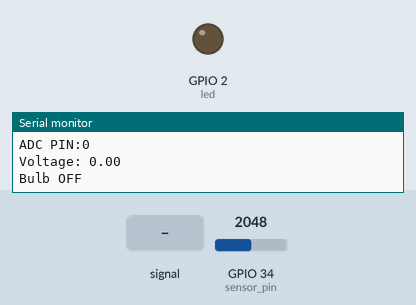
Recording of a sketch running on a simulated ESP32. On the bench: output pins drawn as LEDs (lit = HIGH), the last lines printed to the serial monitor. The test bench sets the inputs (shaded band); at power-on: GPIO 34 (sensor_pin) = 2048.

Above: at 1.2 s.
1.3 s: GPIO 34 (sensor_pin) fed a 2 Hz sine of ±1228 counts around its level
At 1.71 s:
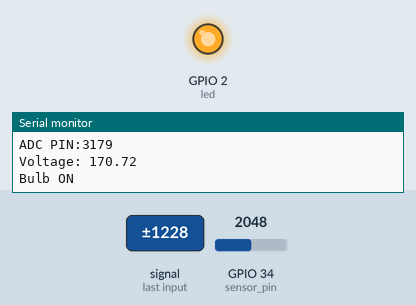
4.3 s: GPIO 34 (sensor_pin) set to 2866
At 5.6 s:
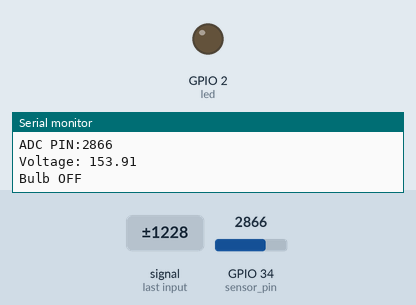
5.9 s: GPIO 34 (sensor_pin) set to 2930
7.4 s: GPIO 34 (sensor_pin) set to 3053
At 8.0 s:
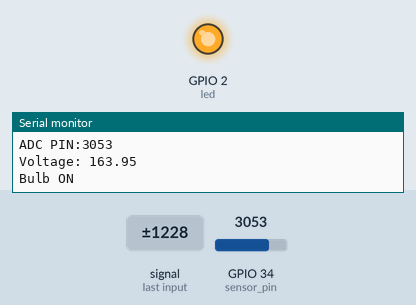
8.9 s: GPIO 34 (sensor_pin) set to 2047
At 10.2 s:
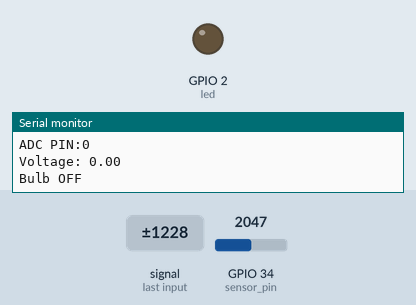
Timing chart, 0 to 11.5 s (numbered marks = the images above; inputs shaded):
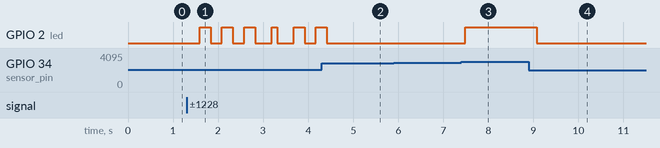

Measured:
- the behaviour switches between 2979 and 2980 on GPIO 34 (sensor_pin) (found by bisection; images 2 and 3)
- after the input at 1.3 s, GPIO 2 (led): LOW → HIGH after 0.29 s, → LOW 0.25 s later, → HIGH 0.25 s later, → LOW 0.25 s later, … (11 changes in this stretch)
- after the input at 4.3 s, GPIO 2 (led): goes on until 4.4 s, then stays LOW
- after the input at 7.4 s, GPIO 2 (led): LOW → HIGH after 0.08 s
- after the input at 8.9 s, GPIO 2 (led): HIGH → LOW after 0.18 s

The sketch:

zmpt101b_sensor.ino
```cpp
/*
  ZMPT101B - AC Voltage sensor
  Calculate Voltage for 12-bit ADC
*/
#include <Arduino.h> //comment this line, in case you are using arduino ide
// Declare variables to store sensor values and results
const int sensor_pin = 34;
const int led = 2;
double sensorValue = 0;
int val[100];   // Array to store sensor values
int max_v = 0;
double VmaxD = 0;  // Max voltage
double Veff = 0;   // Resulting voltage

// Setup function: Initializes the program
void setup() {
  Serial.begin(115200);  // Initialize serial communication
  pinMode(led, OUTPUT);
  pinMode(sensor_pin,INPUT);
}

// Loop function: Main program logic runs repeatedly
void loop() {
  // Read and process sensor values
  for (int i = 0; i < 100; i++) {
    sensorValue = analogRead(sensor_pin);  // Read analog sensor value
    if (analogRead(sensor_pin) > 2048) {
      val[i] = sensorValue;  // Store sensor value in the array if it's greater than 2050
    } else {
      val[i] = 0;  // Otherwise, set the value to 0
    }  // Short delay for stability
    delay(1);
  }

  // Find the maximum sensor value in the array
  max_v = 0;
  for (int i = 0; i < 100; i++) {
    if (val[i] > max_v) {
      max_v = val[i];  // Update max_v if a higher value is found
    }
    val[i] = 0;  // Reset the array element to 0
  }
  Serial.print("ADC PIN:");
  Serial.println(max_v);
  // Calculate effective voltage based on the maximum sensor value
  if (max_v != 0) {
    VmaxD = max_v;  // Set VmaxD to the maximum sensor value
    // Calculate effective voltage (RMS) from VmaxD
    Veff = (VmaxD*311)/(4095*sqrt(2));
  } else {
    Veff = 0;  // If no maximum value, set Veff to 0
  }

  // Print the calculated voltage to the serial monitor
  Serial.print("Voltage: ");
  Serial.println(Veff);
  if (Veff < 160 ) { //Veff < 0.7*220
    Serial.println("Bulb OFF");
    digitalWrite(led, LOW);
    Serial.println("");
  } else {
    Serial.println("Bulb ON");
    digitalWrite(led, HIGH);
    Serial.println("");
  }

  VmaxD = 0;  // Reset VmaxD for the next iteration

  delay(0.1);  // Delay for 3 seconds before the next loop
}
```
